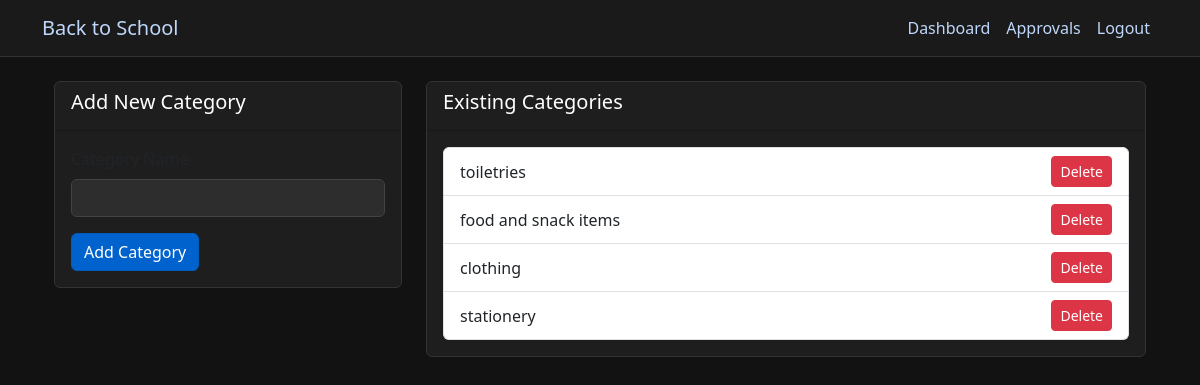
The app's page /admin/categories (signed in), older data.
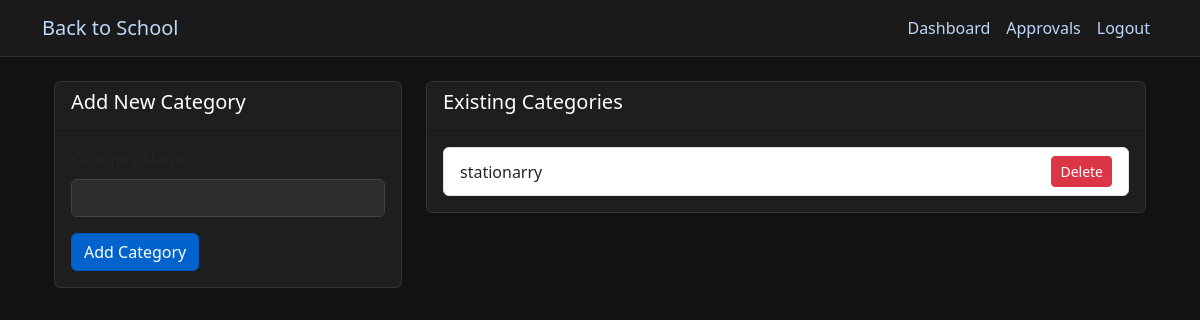
The same page, newer data.
### app.py (models this page shows)
class ProductCategory(db.Model):
    id = db.Column(db.Integer, primary_key=True)
    name = db.Column(db.String(50), unique=True, nullable=False)

### app.py (the view, shortened to what this page needs)
@app.route('/admin/categories', methods=['GET', 'POST'])
@role_required(['app_admin'])
def manage_categories():
    categories = ProductCategory.query.all()
    return render_template('admin/manage_categories.html', categories=categories)

### app.py (called while the page is built)
def role_required(roles):
    def decorator(f):
        @wraps(f)
        def decorated_function(*args, **kwargs):
            if 'user_id' not in session:
                flash('Please log in to access this page', 'error')
                return redirect(url_for('login'))
            if session['role'] not in roles:
                flash('You do not have permission to access this page', 'error')
                return redirect(url_for('dashboard'))
            return f(*args, **kwargs)
        return decorated_function
    return decorator

@app.context_processor
def inject_current_user():
    if 'user_id' in session:
        user = db.session.get(User, session['user_id'])
        return {'current_user': user}
    return {'current_user': None}

@app.context_processor
def inject_cart_item_count():
    if 'user_id' in session and session['role'] in ['parent', 'student']:
        user = db.session.get(User, session['user_id'])
        cart = user.carts[0] if user.carts else None
        if cart and cart.items:
            return {'cart_item_count': len(cart.items)}
    return {'cart_item_count': 0}

### templates/admin/manage_categories.html
{% extends "base.html" %}
{% block content %}
<div class="container">
    <div class="row">
        <div class="col-md-4">
            <div class="card">
                <div class="card-header">
                    <h5>Add New Category</h5>
                </div>
                <div class="card-body">
                    <form method="POST" action="{{ url_for('manage_categories') }}">
                        <div class="mb-3">
                            <label for="name" class="form-label">Category Name</label>
                            <input type="text" class="form-control" id="name" name="name" required>
                        </div>
                        <button type="submit" class="btn btn-primary">Add Category</button>
                    </form>
                </div>
            </div>
        </div>
        <div class="col-md-8">
            <div class="card">
                <div class="card-header">
                    <h5>Existing Categories</h5>
                </div>
                <div class="card-body">
                    <ul class="list-group">
                        {% for category in categories %}
                        <li class="list-group-item d-flex justify-content-between align-items-center">
                            {{ category.name }}
                            <form action="{{ url_for('delete_category', cat_id=category.id) }}" method="POST" onsubmit="return confirm('Are you sure you want to delete this category?');">
                                <button type="submit" class="btn btn-danger btn-sm">Delete</button>
                            </form>
                        </li>
                        {% else %}
                        <li class="list-group-item">No categories found.</li>
                        {% endfor %}
                    </ul>
                </div>
            </div>
        </div>
    </div>
</div>
{% endblock %}

### templates/base.html (shortened to what this page needs)
<!DOCTYPE html>
<html lang="en">
<head>
    <link href="https://cdn.jsdelivr.net/npm/bootstrap@5.3.0/dist/css/bootstrap.min.css" rel="stylesheet">
</head>
<body>
<nav class="navbar navbar-expand-lg navbar-dark">
    <div class="container">
        <a class="navbar-brand" href="{{ url_for('home') }}">Back to School</a>
        <div class="collapse navbar-collapse" id="navbarNav">
            <ul class="navbar-nav ms-auto">
                {% if 'user_id' in session %}
                    <li class="nav-item">
                        <a class="nav-link" href="{{ url_for('dashboard') }}">Dashboard</a>
                    </li>
                    {% if session['role'] == 'app_admin' %}
                        <li class="nav-item">
                            <a class="nav-link" href="{{ url_for('approvals') }}">Approvals</a>
                        </li>
                    {% endif %}
                    <li class="nav-item">
                        <a class="nav-link" href="{{ url_for('logout') }}">Logout</a>
                    </li>
                {% endif %}
            </ul>
        </div>
    </div>
</nav>
    <div class="container mt-4">
        {% block content %}{% endblock %}
    </div>
</body>
</html>

### templates/base.html (style rules this page uses)
body { background-color: #121212; color: #ffffff; }
h1, h2, h3, h4, h5, h6, span, p { color: #ffffff !important; }
a { color:rgb(191, 215, 250) !important; }
.navbar { background-color: #1a1a1a !important; border-bottom: 1px solid #333; }
.card { background-color: #1e1e1e; border: 1px solid #333; }
.form-control, .form-select { background-color: #2d2d2d; color: #ffffff; border: 1px solid #444; }
.btn-primary { background-color: #0062cc; border-color: #005cbf; }

Row changes from the older to the newer data that the page shows:
removed ProductCategory: name "food and snack items"
removed ProductCategory: name "clothing"
removed ProductCategory: name "stationery"
changed ProductCategory: name "toiletries" → "stationarry"
